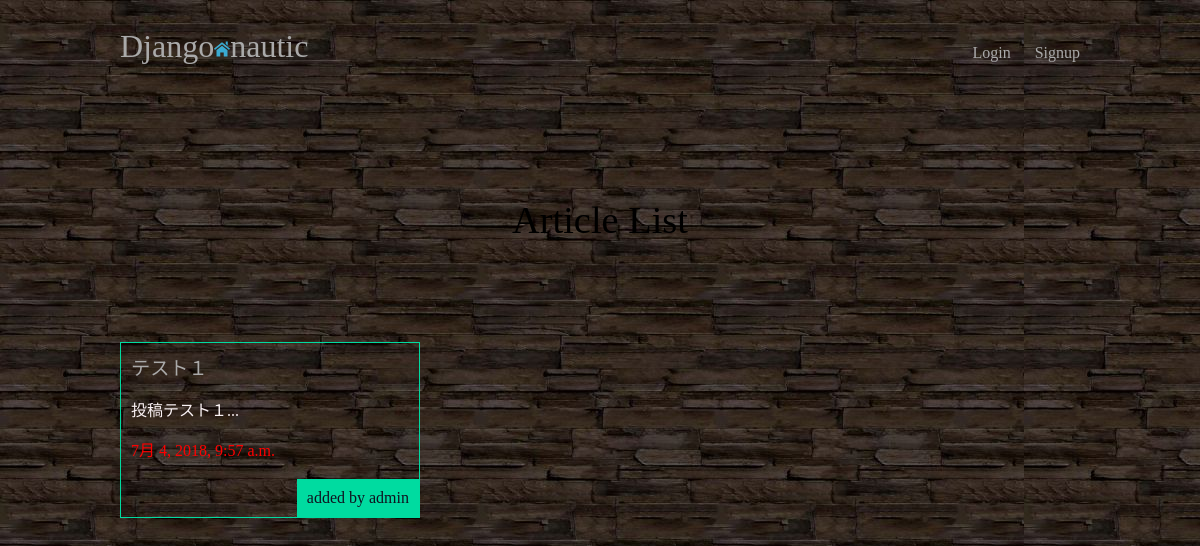
Before: / with the older database file.
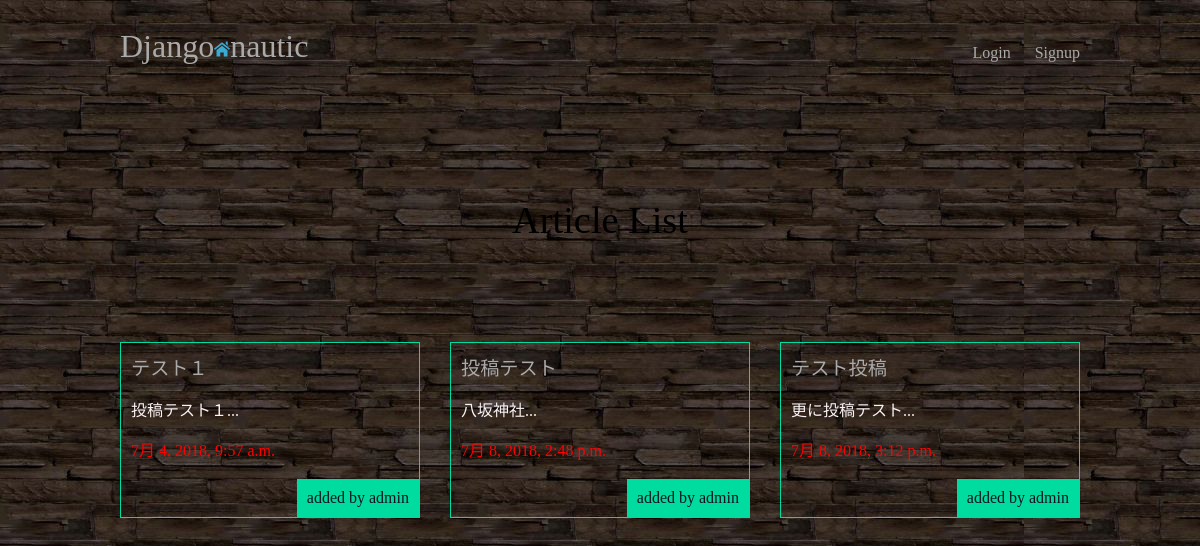
After: the same page with the newer database file.
### articles/models.py (models this page shows, shortened)
class Article(models.Model):
    title = models.CharField(max_length=100)
    slug = models.SlugField()
    body = models.TextField()
    date = models.DateTimeField(auto_now_add=True)
    thumb = models.ImageField(default='default.png', blank=True)
    author = models.ForeignKey(User, default=None)
    def snippet(self):
        return self.body[:50] + '...'

### articles/views.py (the view)
# urls.py: url(r'^$',views.article_list, name="list"),
def article_list(request):
    articles = Article.objects.all().order_by('date')
    return render(request, 'articles/article_list.html', {'articles': articles})

### articles/templates/articles/article_list.html
{% extends 'base_layout.html' %}
{% block content %}
    <h1 class='site-title'>Article  List</h1>
    <div class="articles">
        {% for article in articles %}
            <div class="article">
                <h2><a href="{% url 'articles:detail' slug=article.slug %}">{{article.title}}</a></h2>
                <p class='list-body'>{{ article.snippet}}</p>
                <p class="date-color">{{ article.date}}</p>
                <p class="author">added by {{ article.author.username }}</p>
            </div>
        {% endfor %}
    </div>
{% endblock %}

### templates/base_layout.html (shortened to what this page needs)
{% load static from staticfiles %}
<!DOCTYPE html>
<html lang="ja">
<head>
    <link rel="stylesheet" href="{% static 'styles.css' %}">
</head>
<body>
    <header class="wrapper">
        <h1><a href="{% url 'home' %}">Django<img src="{% static 'home_16px.png' %}" alt="">nautic</a></h1>
        <nav>
            <ul>
                {% if user.is_authenticated %}
                <li>
                    <form class="logout-link" action="{% url 'accounts:logout' %}" method="POST">
                        {% csrf_token %}
                        <button type="submit">Logout</button>
                    </form>
                </li>
                    <li><a href="{% url 'articles:create' %}" class="highlight">New Article</a></li>
                {% else %}
                    <li><a href="{% url 'accounts:login' %}">Login</a></li>
                    <li><a href="{% url 'accounts:signup' %}">Signup</a></li>
                {% endif %}
            </ul>
        </nav>
    </header>
    <div class="wrapper">
        {% block content %}
        {% endblock %}
    </div>
</body>
</html>

### assets/styles.css (style rules this page uses)
body { background: blue; background-image: url(bg2.jpg); background-repeat: repeat-y no-repeat color #dada12; }
body * { font-family: Ubuntu; }
h1,h2,h3,h4,h5 { font-weight: normal; margin: 0; }
a, a:hover,a:visited { color: #aaaaaa; text-decoration: none; }
.date-color { color: red; }
.wrapper { max-width: 960px; margin: 0 auto; }
div.wrapper h1 { text-align: center; margin: 100px auto; font-size: 2.4em; }
header { display: grid; grid-template-columns: 1fr 1fr; padding: 20px 0; }
nav { justify-self: end; }
nav li { display: inline-block; margin-left: 20px; }
.articles { display: grid; grid-template-columns: 1fr 1fr 1fr; grid-gap: 30px; }
.article { padding: 10px; border: 1px solid #00dba0; position: relative; padding-bottom: 40px; }
.articles h2 { font-size: 1.2em; }
.article .author { padding: 10px; background: #00dba0; position: absolute; right: 0; bottom: 0; margin: 0; color: #0f121f; }
.site-title { color #dfdfdf; }
.list-body { color: #faf2f4; }

Changed rows visible on the page:
added Article: title "投稿テスト", snippet "八坂神社...", date "7月 8, 2018, 2:48 p.m.", author.username "admin"
added Article: title "テスト投稿", snippet "更に投稿テスト...", date "7月 8, 2018, 3:12 p.m.", author.username "admin"
